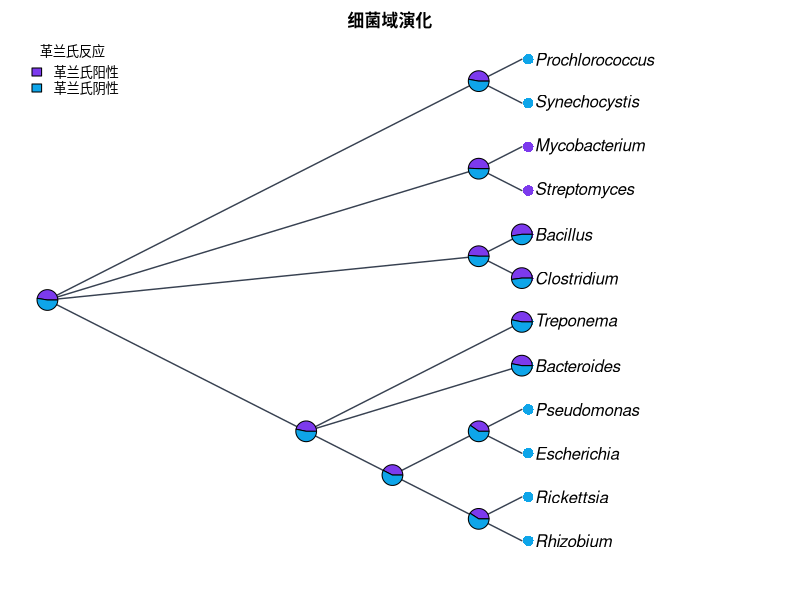

The R script that drew this image:
#!/usr/bin/env Rscript
# CladeForge reproducible-analysis script
# Project : 细菌域演化
# Format  : CladeForge project v0.1.0
#
# What this script reproduces, and what it does not:
#   REPRODUCED (same algorithms as the application):
#     * Sankoff parsimony with the project's step matrix (advisory baseline);
#     * equal-rates Mk ancestral-state reconstruction (pruning + up-pass), i.e.
#       the posterior probabilities the app reports.
#   APPROXIMATED:
#     * a PDF figure drawn from the same data — character-coloured tips,
#       posterior pies, legend — in the project's cladogram layout
#       (equal branch spacing, like the CladeForge cladogram (branch lengths ignored)). It is NOT a pixel copy of the on-screen figure: manual
#       node positions, collapsed clades, custom reticulation edges, era bands
#       and the interactive ladderising order are GUI state that ape does not
#       consume. The topology, tip labels, states and posteriors are identical;
#       the geometry is a same-data rendering.
#   Branch lengths: present, used as given.
# Run with: Rscript this_file.R   (install.packages("ape") if needed)

library(ape)

# The tree is assembled from vectors rather than parsed from Newick, so every
# label survives byte-exact even where ape's own reader would mangle it.
tree <- structure(
  list(
    edge = matrix(c(13, 14, 13, 15, 13, 16, 13, 17, 14, 18, 14, 19, 14, 20, 15, 21, 15, 22, 16, 1, 16, 2, 17, 3, 17, 4, 18, 23, 18, 24, 19, 5, 20, 6, 21, 7, 22, 8, 23, 9, 23, 10, 24, 11, 24, 12), ncol = 2, byrow = TRUE),
    edge.length = c(100, 200, 300, 400, 700, 800, 900, 900, 1000, 3000, 3000, 2900, 2900, 500, 600, 2400, 2300, 2200, 2100, 2000, 2000, 1900, 1900),
    Nnode = 12L,
    tip.label = c("Streptomyces", "Mycobacterium", "Synechocystis", "Prochlorococcus", "Bacteroides", "Treponema", "Clostridium", "Bacillus", "Rhizobium", "Rickettsia", "Escherichia", "Pseudomonas"),
    node.label = c("Terrabacteria", "Gracilicutes (GN)", "Firmicutes (GP)", "Actinobacteria", "Cyanobacteria", "Proteobacteria", "Bacteroidetes", "Spirochaetes", "Clostridiales", "Bacillales", "Alphaproteobacteria", "Gammaproteobacteria")
  ),
  class = "phylo"
)

# Branch lengths, with an explicit unit-length fallback: a cladogram-only project
# serialises no lengths at all, and 1 / mean(NULL) would poison every
# transition probability below.
bl <- tree$edge.length
if (is.null(bl) || !any(is.finite(bl) & bl > 0)) {
  bl <- rep(1, nrow(tree$edge))
  cat("NOTE: the tree carries no usable branch lengths; Mk probabilities and the\n")
  cat("      figure use unit (equal) branch lengths, i.e. topology-only inference.\n\n")
}

# Equal-rates Mk rate: one expected substitution per mean branch, so the
# transition probabilities are invariant to the tree's absolute scale. Every
# length above is already resolved the way the application resolves it (a
# recorded 0 is a real zero; unset / negative / non-finite became 1), so the mean
# runs over ALL of them — filtering here would drop zero-length and unmeasured
# edges from the average and make this script reconstruct at a different rate
# than the application reports. Deriving it from the fallback-protected bl
# above is what keeps the rate finite for a cladogram-only project.
rate <- 1 / mean(bl)


characters <- list(
  list(
    name = "革兰氏反应",
    type = "discrete",
    states = c("革兰氏阳性", "革兰氏阴性"),
    colors = c("#7c3aed", "#0ea5e9"),
    cost = NULL,
    tips = c("Rhizobium" = "革兰氏阴性", "Rickettsia" = "革兰氏阴性", "Escherichia" = "革兰氏阴性", "Pseudomonas" = "革兰氏阴性", "Bacteroides" = "革兰氏阴性", "Treponema" = "革兰氏阴性", "Clostridium" = "革兰氏阳性", "Bacillus" = "革兰氏阳性", "Streptomyces" = "革兰氏阳性", "Mycobacterium" = "革兰氏阳性", "Synechocystis" = "革兰氏阴性", "Prochlorococcus" = "革兰氏阴性")
  ),
  list(
    name = "氧需求",
    type = "discrete",
    states = c("好氧", "厌氧", "兼性"),
    colors = c("#22c55e", "#71717a", "#f59e0b"),
    cost = NULL,
    tips = c("Rhizobium" = "好氧", "Rickettsia" = "好氧", "Escherichia" = "兼性", "Pseudomonas" = "好氧", "Bacteroides" = "厌氧", "Treponema" = "厌氧", "Clostridium" = "厌氧", "Bacillus" = "兼性", "Streptomyces" = "好氧", "Mycobacterium" = "好氧", "Synechocystis" = "好氧", "Prochlorococcus" = "好氧")
  )
)

# --- helpers ----------------------------------------------------------------

## Equal-rates (ER) Mk transition matrix P(t): the same closed form used by
## CladeForge's inference assistant. The rate is scaled by the mean branch
## length so probabilities are invariant to the tree's absolute scale.
p_er <- function(t, k, rate) {
  e <- exp(-k * rate * t)
  P <- matrix(1 / k, k, k) - (1 / k) * e
  diag(P) <- 1 / k + ((k - 1) / k) * e
  P
}

## Sankoff parsimony down/up pass. 'cost' is k x k; tips absent from tip_states
## are treated as missing data.
sankoff <- function(tree, tip_states, states, cost) {
  ntip <- length(tree$tip.label)
  k <- length(states)
  sidx <- setNames(seq_len(k), states)
  x <- sidx[tip_states[tree$tip.label]]
  parent <- tree$edge[, 1]
  child <- tree$edge[, 2]
  kids <- split(child, parent)
  root <- setdiff(unique(parent), unique(child))
  g <- matrix(0, nrow = ntip + tree$Nnode, ncol = k)
  rownames(g) <- as.character(seq_len(ntip + tree$Nnode))
  ## Down-pass: internal node indices decrease from root, so descending order
  ## visits children before parents.
  for (v in sort(as.integer(names(kids)), decreasing = TRUE)) {
    for (i in seq_len(k)) {
      total <- 0
      for (ch in kids[[as.character(v)]]) {
        if (ch <= ntip) {
          xi <- x[[ch]]
          if (is.na(xi)) next
          total <- total + min(cost[i, ] + ifelse(seq_len(k) == xi, 0, Inf))
        } else {
          total <- total + min(cost[i, ] + g[as.character(ch), ])
        }
      }
      g[as.character(v), i] <- total
    }
  }
  ## Up-pass: assign each node a state minimising cost given its parent.
  node_state <- integer(ntip + tree$Nnode)
  walk <- function(v, parent_state) {
    base <- if (parent_state == 0L) rep(0, k) else cost[parent_state, ]
    scores <- base + g[as.character(v), ]
    best <- which.min(scores)
    node_state[v] <<- best
    for (ch in kids[[as.character(v)]]) {
      if (ch > ntip) walk(ch, best)
    }
  }
  walk(root, 0L)
  list(cost = min(g[as.character(root), ]),
       states = node_state, k = k)
}

## Equal-rates Mk marginal ancestral reconstruction: Felsenstein pruning
## (down-pass) + parent/sibling up-pass, normal space. Uses the script-level
## 'bl' (which already falls back to unit lengths when the tree has none) and the
## script-level 'rate' (= 1 / mean usable branch length); both are bound before
## this function is ever called. For very large or very unbalanced trees prefer
## log-space implementations (phangorn::ace, phytools).
mk_asr <- function(tree, tip_states, states) {
  ntip <- length(tree$tip.label)
  k <- length(states)
  sidx <- setNames(seq_len(k), states)
  x <- sidx[tip_states[tree$tip.label]]
  parent <- tree$edge[, 1]
  child <- tree$edge[, 2]
  kids <- split(seq_along(child), parent)  # edge-row indices per parent
  root <- setdiff(unique(parent), unique(child))
  L <- matrix(1, nrow = ntip + tree$Nnode, ncol = k)
  rownames(L) <- as.character(seq_len(ntip + tree$Nnode))
  for (v in sort(as.integer(names(kids)), decreasing = TRUE)) {
    rows <- kids[[as.character(v)]]
    vec <- rep(1, k)
    for (r in rows) {
      ch <- child[r]
      m <- if (ch <= ntip) {
        xi <- x[[ch]]
        if (is.na(xi)) rep(1, k) else as.numeric(seq_len(k) == xi)
      } else L[as.character(ch), ]
      vec <- vec * (p_er(bl[r], k, rate) %*% m)
    }
    s <- sum(vec)
    L[as.character(v), ] <- if (s > 0) vec / s else rep(1 / k, k)
  }
  G <- matrix(1 / k, nrow = ntip + tree$Nnode, ncol = k)
  rownames(G) <- rownames(L)
  for (v in sort(as.integer(names(kids)))) {
    rows <- kids[[as.character(v)]]
    for (r in rows) {
      ch <- child[r]
      if (ch <= ntip) next
      sib_msg <- rep(1, k)
      for (r2 in rows) {
        ch2 <- child[r2]
        if (ch2 == ch) next
        m2 <- if (ch2 <= ntip) {
          xi <- x[[ch2]]
          if (is.na(xi)) rep(1, k) else as.numeric(seq_len(k) == xi)
        } else L[as.character(ch2), ]
        sib_msg <- sib_msg * (p_er(bl[r2], k, rate) %*% m2)
      }
      G[as.character(ch), ] <- p_er(bl[r], k, rate) %*% (G[as.character(v), ] * sib_msg)
      G[as.character(ch), ] <- G[as.character(ch), ] / sum(G[as.character(ch), ])
    }
  }
  post <- L * G
  post <- post / rowSums(post)
  list(posterior = post)
}

# --- analysis ---------------------------------------------------------------

cat("CladeForge reproducible analysis\n")
cat("Tree:", Ntip(tree), "tips,", tree$Nnode, "internal nodes\n\n")

internal_nodes <- (length(tree$tip.label) + 1):(length(tree$tip.label) + tree$Nnode)

for (ch in characters) {
  cat("== Character:", ch$name, "==\n")
  if (ch$type != "discrete" || length(ch$states) < 2) {
    cat("   continuous or single-state: exported as data only\n\n")
    next
  }
  scored <- ch$tips[names(ch$tips) %in% tree$tip.label]
  cost <- ch$cost
  if (is.null(cost)) {
    k <- length(ch$states)
    cost <- matrix(1, k, k); diag(cost) <- 0
  }
  sp <- sankoff(tree, scored, ch$states, cost)
  cat(sprintf("   Sankoff minimum cost: %g (step-matrix units)\n", sp$cost))
  asr <- mk_asr(tree, scored, ch$states)
  cat("   Mk posterior at each internal node (states:",
      paste(ch$states, collapse = " / "), ")\n")
  print(round(asr$posterior[as.character(internal_nodes), , drop = FALSE], 3))
  cat("\n")
}

# --- figure -----------------------------------------------------------------
# A same-data rendering of the GUI figure: character-coloured tips (first
# discrete character) + posterior pies at internal nodes + auto legend, in the
# layout the project is displayed as. Manual positions / collapsed clades /
# custom edges / era bands are GUI-only and are not reproduced here.

discrete <- Filter(function(ch) ch$type == "discrete" && length(ch$states) >= 2, characters)

# cairo_pdf renders unicode labels reliably; use pdf() if cairo is unavailable.
cairo_pdf("cladeforge_reconstruction.pdf", width = 9, height = 7)
par(mar = c(2, 1, 2, 2), xpd = NA)
cat("Figure layout: type = cladogram, use.edge.length = FALSE",
    "(equal branch spacing, like the CladeForge cladogram (branch lengths ignored))\n")
plot(tree, type = "cladogram", use.edge.length = FALSE,
     show.tip.label = TRUE,
     label.offset = 0.3,
     edge.color = "#374151", edge.width = 1.4)
title(main = "细菌域演化", cex.main = 1.0)

if (length(discrete) > 0) {
  main <- discrete[[1]]
  scored <- main$tips[names(main$tips) %in% tree$tip.label]
  k <- length(main$states)
  cost <- main$cost
  if (is.null(cost)) { cost <- matrix(1, k, k); diag(cost) <- 0 }

  tip_col <- rep("#6b7280", Ntip(tree))
  names(tip_col) <- tree$tip.label
  for (lab in names(scored)) tip_col[[lab]] <- main$colors[[match(scored[[lab]], main$states)]]
  tiplabels(pch = 16, col = tip_col, cex = 1.4, offset = 0.15)

  asr <- mk_asr(tree, scored, main$states)
  nodelabels(node = internal_nodes, pie = asr$posterior[as.character(internal_nodes), , drop = FALSE],
             piecol = main$colors, cex = 0.7)
  legend("topleft", legend = main$states, fill = main$colors,
         title = main$name, bty = "n", cex = 0.8)
}

dev.off()

cat("Wrote cladeforge_reconstruction.pdf\n")
